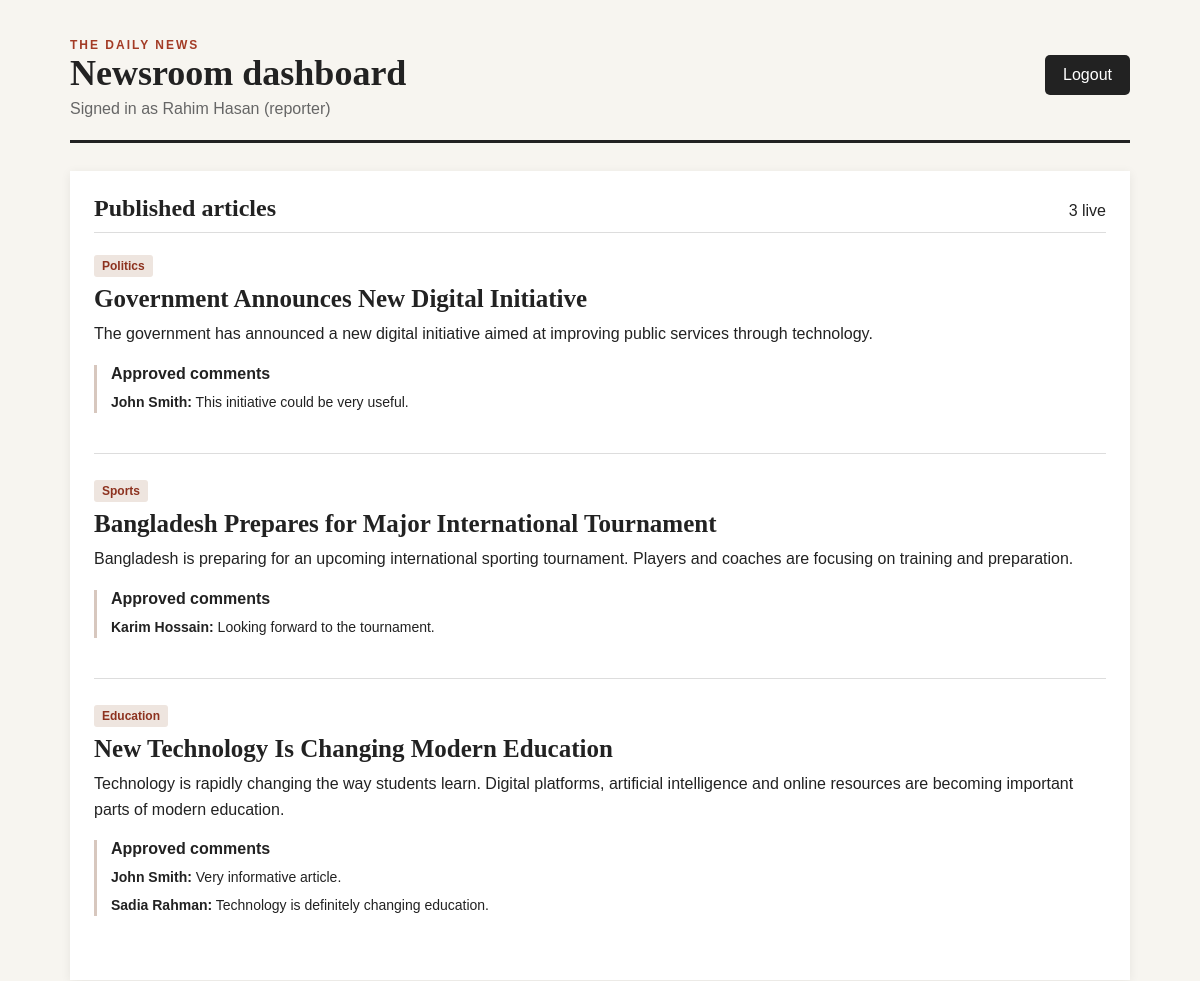
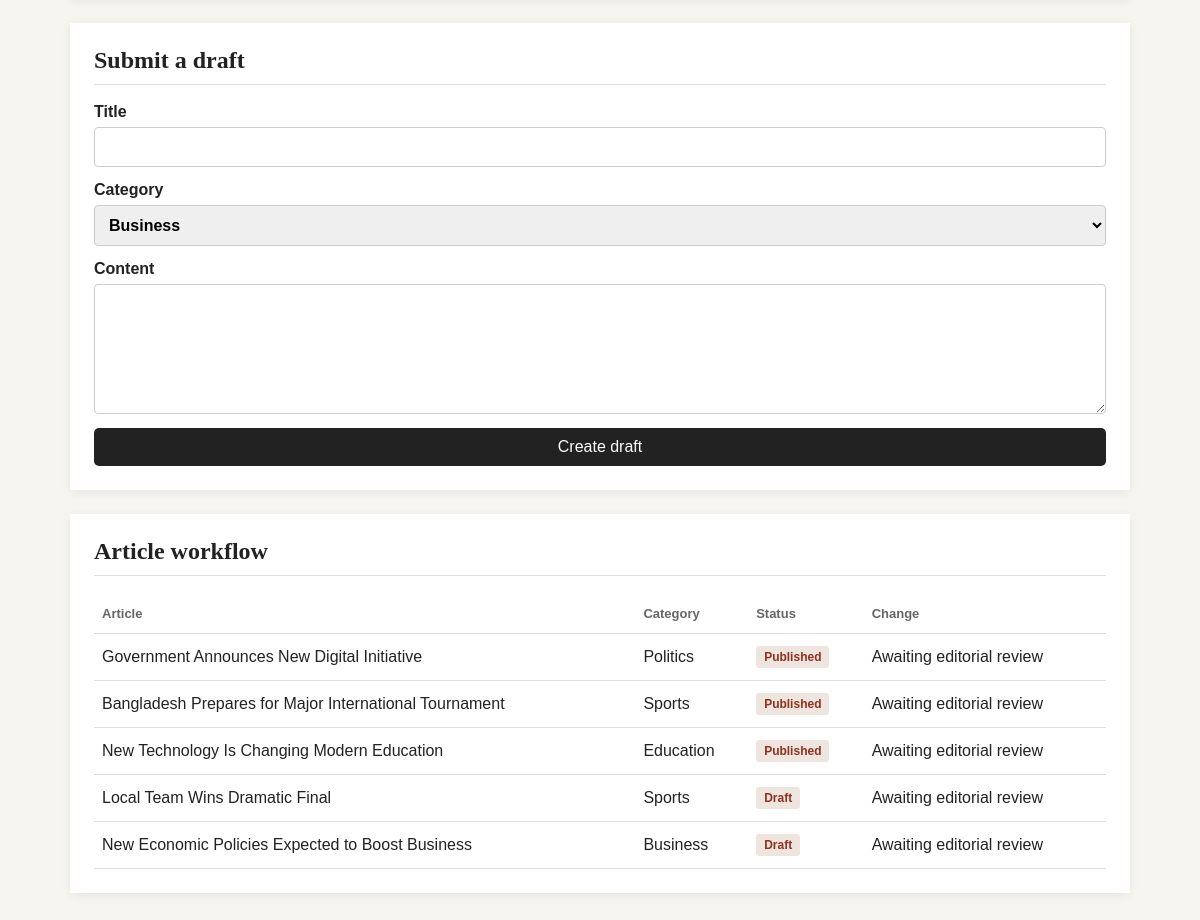
Page /BackEnd/dashboard.php (signed in) on the committed database (2 pictures, top to bottom).
### tables this page shows
CREATE TABLE ARTICLE (
    Article_ID INT PRIMARY KEY,
    Title VARCHAR(255) NOT NULL,
    Content TEXT,
    Created_At DATETIME,
    Updated_At DATETIME,
    Status VARCHAR(30),
    Reviewed_At DATETIME,
    Published_At DATETIME,
    Editors_Feedback TEXT,

    Reporter_ID INT,
    Editor_ID INT,
    Category_ID INT,

    FOREIGN KEY (Reporter_ID)
        REFERENCES REPORTER(Staff_ID),

    FOREIGN KEY (Editor_ID)
        REFERENCES EDITOR(Staff_ID),

    FOREIGN KEY (Category_ID)
        REFERENCES CATEGORY(Category_ID),

    CONSTRAINT chk_article_status
        CHECK (Status IN ('Draft', 'Reviewed', 'Published', 'Rejected'))
);

CREATE TABLE CATEGORY (
    Category_ID INT PRIMARY KEY,
    Category_Name VARCHAR(100) NOT NULL
);

CREATE TABLE COMMENT (
    Comment_ID INT PRIMARY KEY,
    Reader_ID INT,
    Article_ID INT,
    Comment_Text TEXT,
    Time_Stamp DATETIME,
    Status VARCHAR(30),

    FOREIGN KEY (Reader_ID)
        REFERENCES REGISTERED_READER(Reader_ID),

    FOREIGN KEY (Article_ID)
        REFERENCES ARTICLE(Article_ID),

    CONSTRAINT chk_comment_status
        CHECK (Status IN ('Pending', 'Approved', 'Flagged'))
);

CREATE TABLE REGISTERED_READER (
    Reader_ID INT PRIMARY KEY,
    Email VARCHAR(100),
    Name VARCHAR(100),
    Phone_No VARCHAR(20),
    Password VARCHAR(255),
    Status VARCHAR(30)
);

### BackEnd/dashboard.php (the view, shortened to what this page needs)
<?php
require_once "dbConnect.php";
$role = $_SESSION["role"];
$articleStatuses = ["Draft", "Reviewed", "Published", "Rejected"];
$categories = $conn->query("SELECT Category_ID, Category_Name FROM CATEGORY ORDER BY Category_Name");
$published = $conn->query("SELECT a.Article_ID, a.Title, a.Content, a.Created_At, c.Category_Name FROM ARTICLE a JOIN CATEGORY c ON c.Category_ID = a.Category_ID WHERE a.Status = 'Published' ORDER BY a.Published_At DESC, a.Created_At DESC");
$articles = null;
if (in_array($role, ["editor", "admin", "reporter"], true)) {
    $articles = $conn->query("SELECT a.Article_ID, a.Title, a.Status, c.Category_Name FROM ARTICLE a JOIN CATEGORY c ON c.Category_ID = a.Category_ID ORDER BY a.Updated_At DESC, a.Created_At DESC");
}
?>
<!DOCTYPE html>
<html lang="en">
<head><meta charset="UTF-8"><meta name="viewport" content="width=device-width, initial-scale=1.0"><title>Newsroom Dashboard</title><link rel="stylesheet" href="style.css"></head>
<body class="dashboard-body">
<main class="dashboard">
    <header class="dashboard-header"><div><p class="eyebrow">THE DAILY NEWS</p><h1>Newsroom dashboard</h1><p>Signed in as <?= htmlspecialchars($_SESSION["name"]) ?> (<?= htmlspecialchars($role) ?>)</p></div><a class="button-link" href="logout.php">Logout</a></header>
    <section><div class="section-heading"><h2>Published articles</h2><span><?= $published->num_rows ?> live</span></div>
        <?php while ($article = $published->fetch_assoc()): ?>
            <article class="article"><span class="category"><?= htmlspecialchars($article["Category_Name"]) ?></span><h3><?= htmlspecialchars($article["Title"]) ?></h3><p><?= nl2br(htmlspecialchars($article["Content"])) ?></p>
                <?php $articleId = (int) $article["Article_ID"]; $visibleComments = $conn->query("SELECT cm.Comment_Text, r.Name FROM `COMMENT` cm JOIN REGISTERED_READER r ON r.Reader_ID = cm.Reader_ID WHERE cm.Article_ID = $articleId AND cm.Status = 'Approved' ORDER BY cm.Time_Stamp"); ?>
                <div class="comments"><h4>Approved comments</h4><?php while ($comment = $visibleComments->fetch_assoc()): ?><p><strong><?= htmlspecialchars($comment["Name"]) ?>:</strong> <?= htmlspecialchars($comment["Comment_Text"]) ?></p><?php endwhile; ?></div>
            </article>
        <?php endwhile; ?>
    </section>
    <?php if ($role === "reporter"): ?><section><div class="section-heading"><h2>Submit a draft</h2></div><form method="post" class="editor-form"><input type="hidden" name="action" value="create_article"><label>Title<input name="title" required></label><label>Category<select name="category_id" required><?php while ($category = $categories->fetch_assoc()): ?><option value="<?= $category["Category_ID"] ?>"><?= htmlspecialchars($category["Category_Name"]) ?></option><?php endwhile; ?></select></label><label>Content<textarea name="content" rows="6" required></textarea></label><button type="submit">Create draft</button></form></section><?php endif; ?>
    <?php if ($articles): ?><section><div class="section-heading"><h2>Article workflow</h2></div><div class="table-wrap"><table><tr><th>Article</th><th>Category</th><th>Status</th><th>Change</th></tr><?php while ($article = $articles->fetch_assoc()): ?><tr><td><?= htmlspecialchars($article["Title"]) ?></td><td><?= htmlspecialchars($article["Category_Name"]) ?></td><td><span class="status"><?= htmlspecialchars($article["Status"]) ?></span></td><td><?php if (in_array($role, ["editor", "admin"], true)): ?><form method="post" class="inline-form"><input type="hidden" name="action" value="article_status"><input type="hidden" name="article_id" value="<?= $article["Article_ID"] ?>"><select name="status"><?php foreach ($articleStatuses as $status): ?><option <?= $status === $article["Status"] ? "selected" : "" ?>><?= $status ?></option><?php endforeach; ?></select><button type="submit">Update</button></form><?php else: ?>Awaiting editorial review<?php endif; ?></td></tr><?php endwhile; ?></table></div></section><?php endif; ?>
</main>
</body>
</html>

### BackEnd/style.css (style rules this page uses)
* { margin: 0; padding: 0; box-sizing: border-box; }
body { font-family: Arial, sans-serif; background-color: #f2f2f2; display: flex; justify-content: center; align-items: center; min-height: 100vh; }
button { width: 100%; padding: 12px; background-color: #222; color: white; border: none; border-radius: 5px; font-size: 16px; cursor: pointer; }
.dashboard-body { align-items: flex-start; background: #f7f5f0; color: #222; }
.dashboard { width: min(1100px, 100%); padding: 32px 20px 60px; }
.dashboard-header { display: flex; justify-content: space-between; align-items: center; gap: 20px; border-bottom: 3px solid #222; padding-bottom: 22px; margin-bottom: 28px; }
.dashboard-header h1 { font: 700 36px Georgia, serif; }
.dashboard-header p { color: #666; margin-top: 6px; }
.eyebrow { color: #a33b25 !important; font-size: 12px; font-weight: bold; letter-spacing: 2px; }
.button-link { background: #222; color: white; padding: 11px 18px; text-decoration: none; border-radius: 5px; }
section { background: white; padding: 24px; margin-bottom: 24px; box-shadow: 0 2px 10px rgba(0,0,0,.07); }
.section-heading { display: flex; justify-content: space-between; align-items: baseline; border-bottom: 1px solid #ddd; margin-bottom: 18px; padding-bottom: 10px; }
.section-heading h2 { font: 700 24px Georgia, serif; }
.article { border-bottom: 1px solid #ddd; padding: 4px 0 22px; margin-bottom: 22px; }
.article:last-child { border-bottom: 0; margin-bottom: 0; }
.article h3 { font: 700 25px Georgia, serif; margin: 8px 0; }
.article p { line-height: 1.6; }
.category, .status { display: inline-block; background: #eee5df; color: #8d321f; padding: 4px 8px; border-radius: 3px; font-size: 12px; font-weight: bold; }
.comments { border-left: 3px solid #d7c7be; margin: 18px 0; padding-left: 14px; }
.comments h4 { margin-bottom: 8px; }
.comments p { font-size: 14px; margin: 5px 0; }
.inline-form input, .inline-form select, .editor-form input, .editor-form select, .editor-form textarea { border: 1px solid #ccc; border-radius: 4px; padding: 10px; font: inherit; }
.inline-form button, .editor-form button { width: auto; padding: 10px 16px; }
.editor-form { display: grid; gap: 14px; }
.editor-form label { display: grid; gap: 6px; font-weight: bold; }
.table-wrap { overflow-x: auto; }
table { width: 100%; border-collapse: collapse; text-align: left; }
th, td { border-bottom: 1px solid #ddd; padding: 12px 8px; vertical-align: middle; }
th { font-size: 13px; color: #666; }

### rows in the picture
article: Category_ID.Category_Name "Politics", Title "Government Announces New Digital Initiative", Content "The government has announced a new digital initiative aimed at improving public services through technology.", Status "Published"
comment: Reader_ID.Name "John Smith", Comment_Text "This initiative could be very useful."
article: Category_ID.Category_Name "Sports", Title "Bangladesh Prepares for Major International Tournament", Content "Bangladesh is preparing for an upcoming international sporting tournament. Players and coaches are focusing on training and preparation.", Status "Published"
comment: Reader_ID.Name "Karim Hossain", Comment_Text "Looking forward to the tournament."
article: Category_ID.Category_Name "Education", Title "New Technology Is Changing Modern Education", Content "Technology is rapidly changing the way students learn. Digital platforms, artificial intelligence and online resources are becoming important parts of modern education.", Status "Published"
comment: Reader_ID.Name "John Smith", Comment_Text "Very informative article."
comment: Reader_ID.Name "Sadia Rahman", Comment_Text "Technology is definitely changing education."
article: Title "Local Team Wins Dramatic Final", Category_ID.Category_Name "Sports", Status "Draft"
article: Title "New Economic Policies Expected to Boost Business", Category_ID.Category_Name "Business", Status "Draft"

### other values in the picture
$_SESSION["name"] "Rahim Hasan"
$role "reporter"
$published->num_rows "3"
form field category_id "Business"
